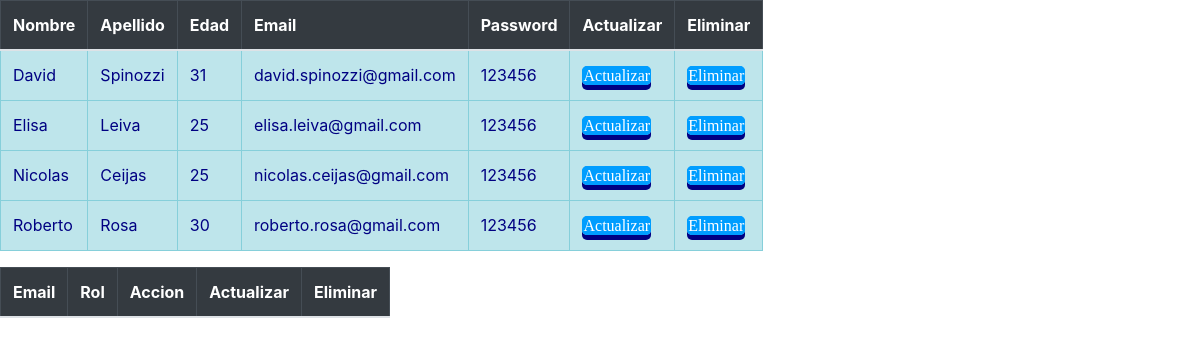
Before: /Login/crud_usuarios/mostrar.php with the older database file.
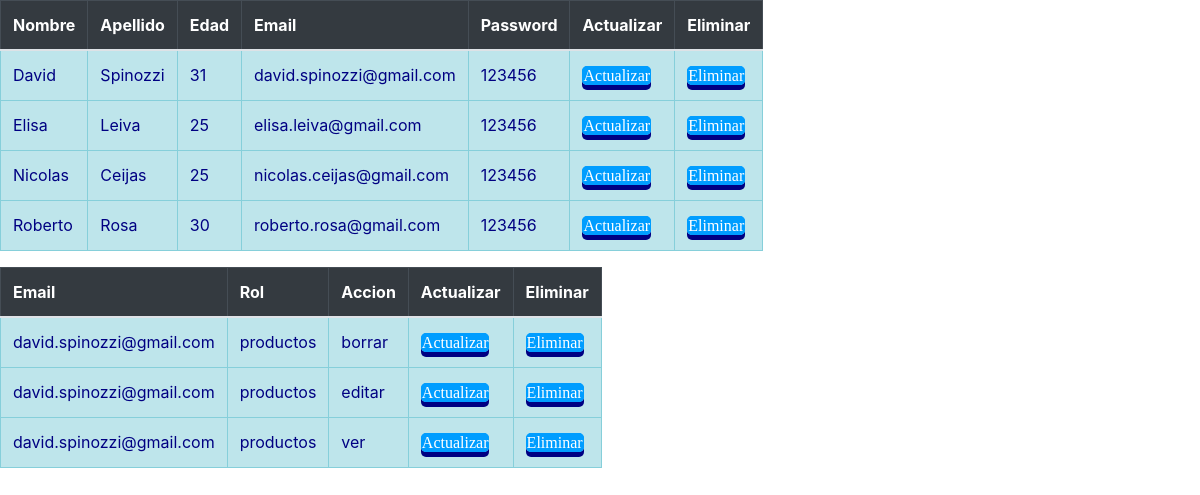
After: the same page with the newer database file.
### tables this page shows
CREATE TABLE `usuarios` (
  `email` varchar(100) NOT NULL,
  `password` varchar(1000) NOT NULL,
  `nombre` varchar(100) NOT NULL,
  `apellido` varchar(100) NOT NULL,
  `edad` int(3) NOT NULL
);

CREATE TABLE `roles` (
  `email` varchar(100) NOT NULL,
  `tipo_rol` varchar(20) NOT NULL,
  `accion` varchar(20) NOT NULL
);

### Login/crud_usuarios/crud_usuario.php (called while the page is built, shortened)
<?php
	class CrudUsuario{
		public function mostrar(){
			$db=DB::conectar();
			$listarUsuarios=[];
			$select=$db->query('SELECT * FROM usuarios');
			foreach ($select->fetchAll() as $usuario) {
				$myUsuario = new Usuario();
				$myUsuario->setEmail($usuario['email']);
				$myUsuario->setPassword($usuario['password']);
				$myUsuario->setNombre($usuario['nombre']);
				$myUsuario->setApellido($usuario['apellido']);
				$myUsuario->setEdad($usuario['edad']);
				$listarUsuarios[]=$myUsuario;
			}
			return $listarUsuarios;
		}
	}
?>

### Login/crud_usuarios/usuario.php (called while the page is built, shortened)
<?php
class Usuario{
    private $nombre   ;
    private $apellido ;
    private $edad     ;
    private $email    ;
    private $password  ;
    public function getNombre   (){
        return $this->nombre;}
    public function setNombre   ($nombre){
         $this->nombre=$nombre;}
    public function getApellido (){ return $this->apellido;}
    public function setApellido ($apellido){ $this->apellido=$apellido;}
    public function getEdad     (){ return $this->edad;}
    public function setEdad     ($edad){ $this->edad=$edad;}
    public function getEmail    (){ return $this->email;}
    public function setEmail    ($email){  $this->email=$email;}
    public function getPassword     (){ return $this->password;}
    public function setPassword     ($password){  $this->password=$password;}
}
?>

### Login/crud_usuarios/crud_permisos.php (called while the page is built, shortened)
<?php
class CrudPermiso{
    public function mostrar(){
        $db=DB::conectar();
        $listarPermisos=[];
        $select=$db->query('SELECT * FROM roles');
        foreach ($select->fetchAll() as $permiso) {
            $myPermiso = new Permiso();
            $myPermiso->setEmail($permiso['email']);
            $myPermiso->setTipo_rol($permiso['tipo_rol']);
            $myPermiso->setAccion($permiso['accion']);
            $listarPermisos[]=$myPermiso;
        }
        return $listarPermisos;
    }
}
?>

### Login/crud_usuarios/permiso.php (called while the page is built, shortened)
<?php
class Permiso{
    private $email    ;
    private $tipo_rol;
    private $accion   ;
    public function getEmail    (){ return $this->email;}
    public function setEmail    ($email){  $this->email=$email;}
    public function getTipo_rol() { return $this->tipo_rol;}
    public function setTipo_rol($tipo_rol){$this->tipo_rol=$tipo_rol;}
    public function getAccion(){ return $this->accion;}
    public function setAccion($accion){  $this->accion=$accion;}
}
?>

### Login/crud_usuarios/mostrar.php (the view, shortened to what this page needs)
<!DOCTYPE html>
<html lang="en">
<head>
	<link rel="stylesheet" href="../../css/bootstrap.min.css">
        <link rel="stylesheet" href="style1.css ">
</head>
<body>
<?php
require_once ('crud_usuario.php');
require_once ('usuario.php');
require_once ('crud_permisos.php');
require_once ('permiso.php');
$crud=new CrudUsuario();
$crud1= new CrudPermiso();
$listarUsuarios=$crud->mostrar();
$listarPermisos=$crud1->mostrar();
?>
<div class="table-responsive ">
<table class="table table-bordered tablamostrar1 ">
		<thead class="table-dark">
			<th>Nombre</th>
            <th>Apellido</th>
            <th>Edad</th>
            <th>Email</th>
            <th>Password</th>
			<th>Actualizar</th>
			<th>Eliminar</th>
		</thead>
		<tbody>
			<?php foreach ($listarUsuarios as $usuario) {?>
			<tr class="table-info">
                <td><?php echo $usuario->getNombre() ?></td>
                <td><?php echo $usuario->getApellido() ?></td>
                <td><?php echo $usuario->getEdad() ?></td>
                <td><?php echo $usuario->getEmail() ?></td>
                <td><?php echo $usuario->getPassword() ?></td>
				<td><a href="actualizar.php?email=<?php echo $usuario->getEmail()?>&accion=a">Actualizar</a> </td>
				<td><a href="administrar_usuario.php?email=<?php echo $usuario->getEmail()?>&accion=e">Eliminar</a>   </td>
			</tr>
			<?php }?>
		</tbody>
	</table>
</div>
<div class="table-responsive ">
    <table class="table table-bordered tablamostrar1 ">
		<thead class="table-dark">
			<th>Email</th>
            <th>Rol</th>
            <th>Accion</th>
			<th>Actualizar</th>
			<th>Eliminar</th>
		</thead>
		<tbody>
			<?php foreach ($listarPermisos as $permiso) {?>
			<tr class="table-info">
                <td><?php echo $permiso->getEmail() ?></td>
                <td><?php echo $permiso->getTipo_rol() ?></td>
                <td><?php echo $permiso->getAccion() ?></td>
				<td><a href="actualizarpermisos.php?email=<?php echo $permiso->getEmail()?>&accion=a">Actualizar</a> </td>
				<td><a href="administrar_permisos.php?email=<?php echo $permiso->getEmail()?>&accion=e">Eliminar</a>   </td>
			</tr>
			<?php }?>
		</tbody>
	</table>
</div>
</body>
</html>

### Login/crud_usuarios/style1.css (style rules this page uses)
.tablamostrar1 { width: 30px; height: auto; color: #000082; }
.tablamostrar1 td a { position: absolute; }
.tablamostrar1 td a { font-family: OpenSans; color: #FFFFFF; background-color: #009dff; border: 1px solid #009dff; border-radius: 5px; box-shadow: 0px 5px 0px #000082; position: relative; top: 0px; transition: all ease 0.1s; }

Changed rows visible on the page:
added roles: email "david.spinozzi@gmail.com", tipo_rol "productos", accion "borrar"
added roles: email "david.spinozzi@gmail.com", tipo_rol "productos", accion "editar"
added roles: email "david.spinozzi@gmail.com", tipo_rol "productos", accion "ver"
